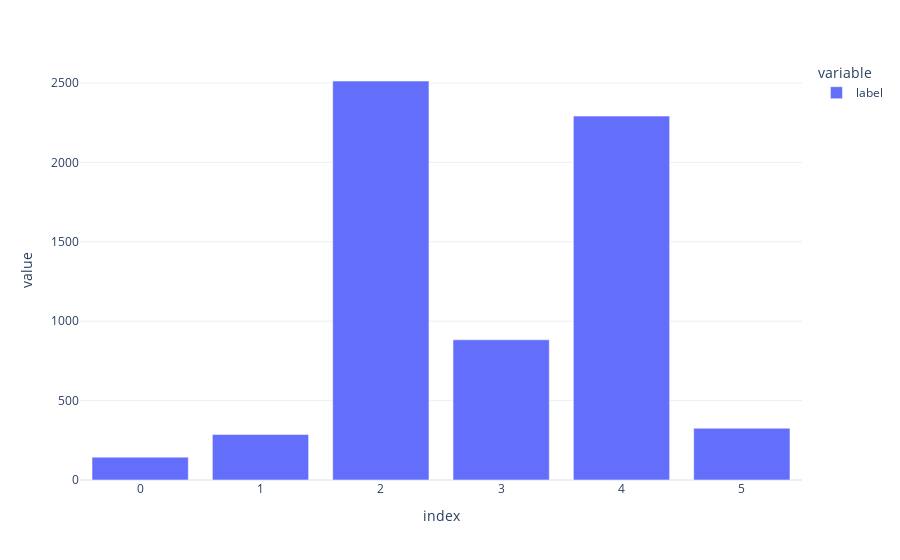

The notebook cell saved with this chart:
### Code cell
# Check for imbalance datasets
class_counts = df['label'].value_counts()
print("Class Counts:")
print(class_counts)

# Visualize Imbalanced dataset.
px.bar(df['label'].value_counts(ascending=True),template='plotly_white')

### Figure 1 — Plotly figure (JSON) as saved in the notebook; plotly's stock layout.template omitted (floating-point values rounded to 4 significant figures)
{"data": [{"alignmentgroup": "True", "hovertemplate": "variable=label<br>index=%{x}<br>value=%{y}<extra></extra>", "legendgroup": "label", "marker": {"color": "#636efa", "pattern": {"shape": ""}}, "name": "label", "offsetgroup": "label", "orientation": "v", "showlegend": true, "textposition": "auto", "type": "bar", "x": [0, 1, 5, 3, 4, 2], "xaxis": "x", "y": [144, 287, 326, 883, 2291, 2512], "yaxis": "y"}], "layout": {"barmode": "relative", "legend": {"title": {"text": "variable"}, "tracegroupgap": 0}, "margin": {"t": 60}, "xaxis": {"anchor": "y", "domain": [0, 1], "title": {"text": "index"}}, "yaxis": {"anchor": "x", "domain": [0, 1], "title": {"text": "value"}}}}
